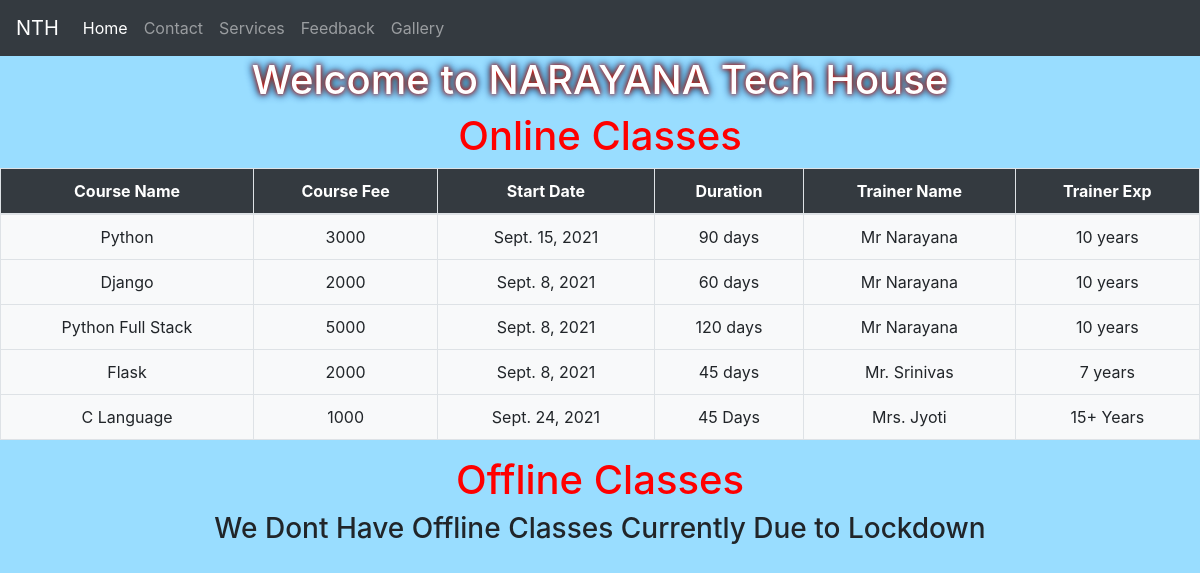
/services, run on the app's committed database.
### instituteapp/models.py (models this page shows)
class CoursesData(models.Model):
    course_name = models.CharField(max_length=30)
    course_fee = models.IntegerField()
    start_date = models.DateField()
    duration = models.CharField(max_length=30)
    trainer_name = models.CharField(max_length=30)
    trainer_exp = models.CharField(max_length=20)

### instituteapp/views.py (the view)
# urls.py: path('services',views.services_page, name='services_page'),
def services_page(request):
    courses = CoursesData.objects.all()
    return render(request, 'services_page.html',{'services':courses})

### templates/services_page.html (shortened to what this page needs)
{% extends 'base.html' %}
    {% block content %}
    <h1 class="text-center cls1"> Online Classes </h1>
        {% if services %}
            <table class="table table-bordered text-center table-hover">
                <thead>
                    <tr class="bg-dark text-white">
                        <th> Course Name </th>
                        <th> Course Fee </th>
                        <th> Start Date </th>
                        <th> Duration </th>
                        <th> Trainer Name </th>
                        <th> Trainer Exp </th>
                    </tr>
                </thead>
                <tbody class="bg-light">
                    {% for service in services %}
                        <tr>
                            <td> {{ service.course_name }} </td>
                            <td> {{ service.course_fee }} </td>
                            <td> {{ service.start_date }} </td>
                            <td> {{ service.duration }} </td>
                            <td> {{ service.trainer_name }} </td>
                            <td> {{ service.trainer_exp }} </td>
                        </tr>
                    {% endfor %}
                </tbody>
            </table>
        {% else %}
        <h2> No Courses Are Available </h1>
        {% endif %}
        <h1 class="text-center cls1"> Offline Classes </h1>
        <h3 class="text-center"> We Dont Have Offline Classes Currently Due to Lockdown </h3>
    {% endblock %}

### templates/base.html (shortened to what this page needs)
<html>
    <head>
        {% include 'cdnlines.html' %}
        <link rel="stylesheet" href="https://cdnjs.cloudflare.com/ajax/libs/font-awesome/4.7.0/css/font-awesome.min.css">
    </head>
    <body>
        {% include 'navbar.html' %}
        <h1 class="text-center title1"> Welcome to NARAYANA Tech House </h1>
        {% block content %}
        {% endblock %}
    </body>
</html>

### templates/cdnlines.html (shortened to what this page needs)
  <link rel="stylesheet" href="https://maxcdn.bootstrapcdn.com/bootstrap/4.5.2/css/bootstrap.min.css">

### templates/navbar.html (shortened to what this page needs)
<nav class="navbar navbar-expand-lg navbar-dark bg-dark">
  <a class="navbar-brand" href="{% url 'home_page' %}">NTH</a>
  <div class="collapse navbar-collapse" id="navbarNav">
    <ul class="navbar-nav">
      <li class="nav-item active">
        <a class="nav-link" href="{% url 'home_page' %}">Home</a>
      </li>
      <li class="nav-item">
        <a class="nav-link" href="{% url 'contact_page' %}">Contact</a>
      </li>
      <li class="nav-item">
        <a class="nav-link" href="{% url 'services_page' %}">Services</a>
      </li>
      <li class="nav-item">
        <a class="nav-link" href="{% url 'feedback_page' %}">Feedback</a>
      </li>
      <li class="nav-item">
        <a class="nav-link" href="{% url 'gallery_page' %}">Gallery</a>
      </li>
    </ul>
  </div>
</nav>

### templates/base.html (style rules this page uses)
.title1 { text-shadow: 0px 0px 5px red, 0px 0px 8px green, 0px 0px 10px blue; color:white; }
body { background-color: #99ddff; }

### templates/services_page.html (style rules this page uses)
.cls1 { color: red; }

### data on the page
CoursesData: course_name "Python", course_fee "3000", start_date "Sept. 15, 2021", duration "90 days", trainer_name "Mr Narayana", trainer_exp "10 years"
CoursesData: course_name "Django", course_fee "2000", start_date "Sept. 8, 2021", duration "60 days", trainer_name "Mr Narayana", trainer_exp "10 years"
CoursesData: course_name "Python Full Stack", course_fee "5000", start_date "Sept. 8, 2021", duration "120 days", trainer_name "Mr Narayana", trainer_exp "10 years"
CoursesData: course_name "Flask", course_fee "2000", start_date "Sept. 8, 2021", duration "45 days", trainer_name "Mr. Srinivas", trainer_exp "7 years"
CoursesData: course_name "C Language", course_fee "1000", start_date "Sept. 24, 2021", duration "45 Days", trainer_name "Mrs. Jyoti", trainer_exp "15+ Years"
